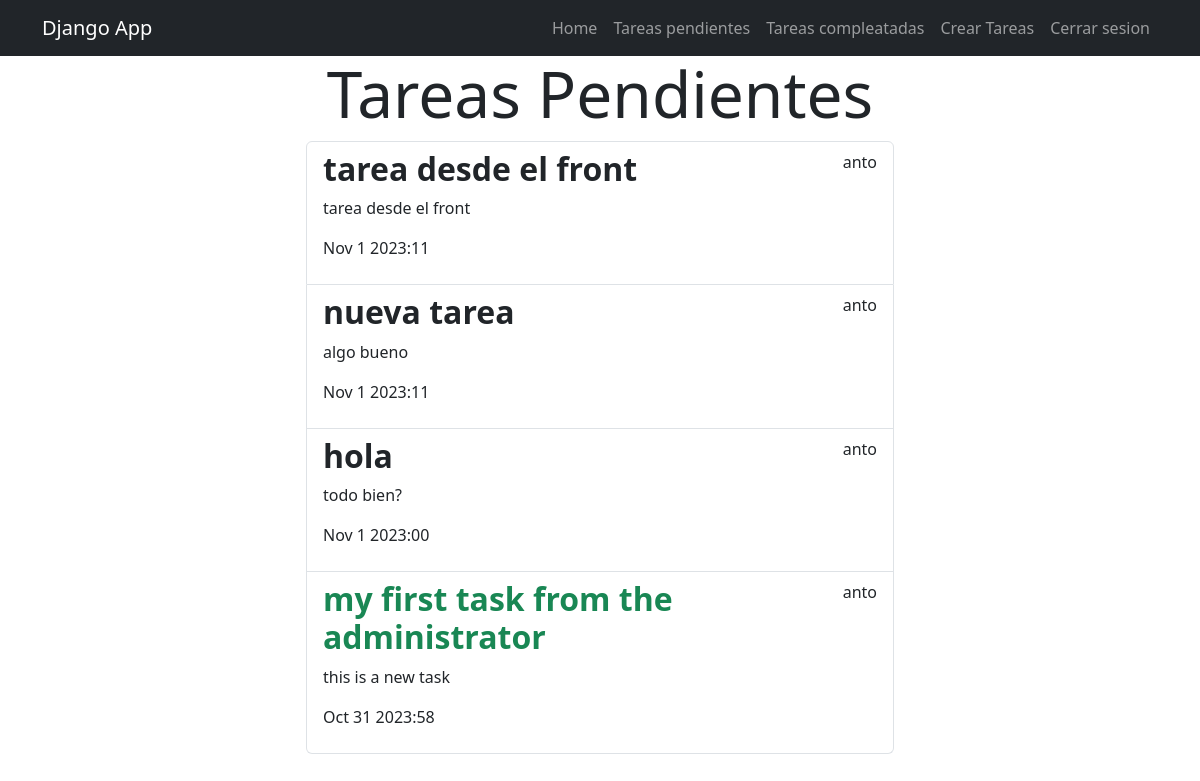
The app's page /task_completed/ (signed in) with its own data.
### task/models.py (models this page shows, shortened)
class Task(models.Model):
    title = models.CharField(max_length=200)
    description = models.TextField(max_length=1000)
    created = models.DateTimeField(auto_now_add=True)
    datecompleted = models.DateTimeField(null=True, blank=True)
    important = models.BooleanField(default=False)
    user = models.ForeignKey(User, on_delete=models.CASCADE)

### task/views.py (the view)
# urls.py: path('task_completed/', views.task_completed, name='task_completed'),
@login_required
def task_completed(request):
    task = Task.objects.filter(user=request.user, datecompleted__isnull=False).order_by('-datecompleted')
    return render(request, 'task.html', {'task': task})

### task/templates/task.html
{% extends "base.html" %} {% block content %}
<main class="containter">
    <div class="row">
        <div class="col-md-6 offset-md-3">
              <h1 class="text-center display-3 pd-5">Tareas Pendientes</h1>
            <ul class="list-group">
              {% for task in task %}
                <a class="list-group-item" href="{% url "task_detail" task.id %}">
                      <header class="d-flex justify-content-between">
                        {% if task.important %}
                        <h2 class="fw-bold text-success">{{task.title}}</h2>
                        {% else %}
                        <h2 class="fw-bold">{{task.title}}</h2>
                         {% endif %}
                        <p>{{task.user.username}}</p>
                      </header>
                      <p>{{task.description}}</p>
                      <p>{{task.datecompleted|date:'M j Y:i'}}</p>
                </a>
              {% endfor %}
            </ul>
        </div>
    </div>
</main>
{% endblock %}

### records on screen
Task: title "tarea desde el front", user.username "anto", description "tarea desde el front", datecompleted "Nov 1 2023:11"
Task: title "nueva tarea", user.username "anto", description "algo bueno", datecompleted "Nov 1 2023:11"
Task: title "hola", user.username "anto", description "todo bien?", datecompleted "Nov 1 2023:00"
Task: title "my first task from the administrator", user.username "anto", description "this is a new task", datecompleted "Oct 31 2023:58"
